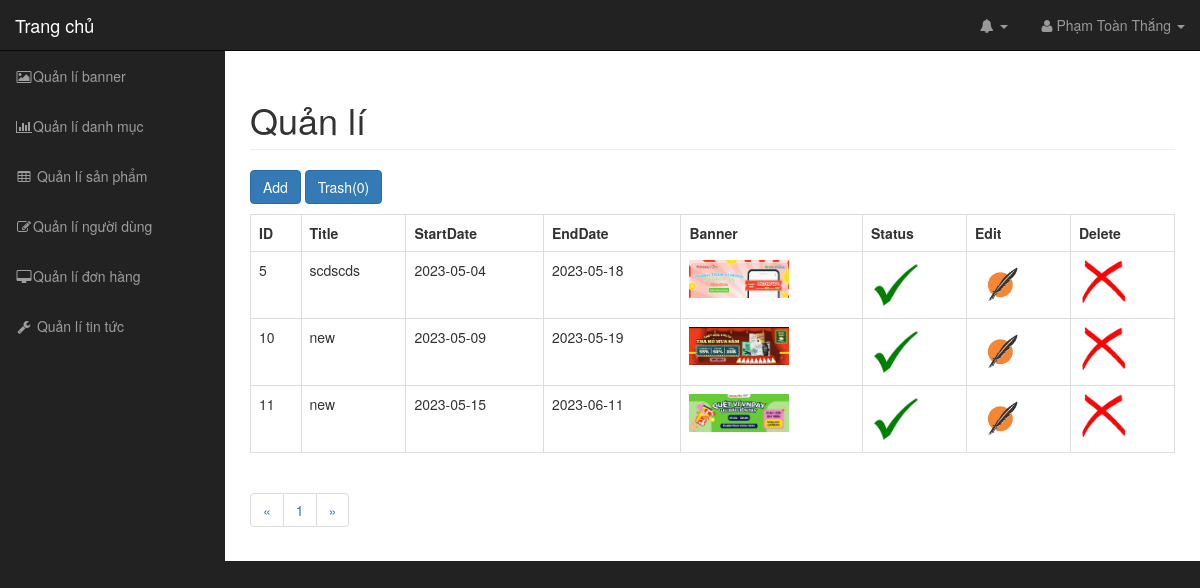
/index.php/admin/bannerList/1 (signed in), run on an earlier commit of the app's database.
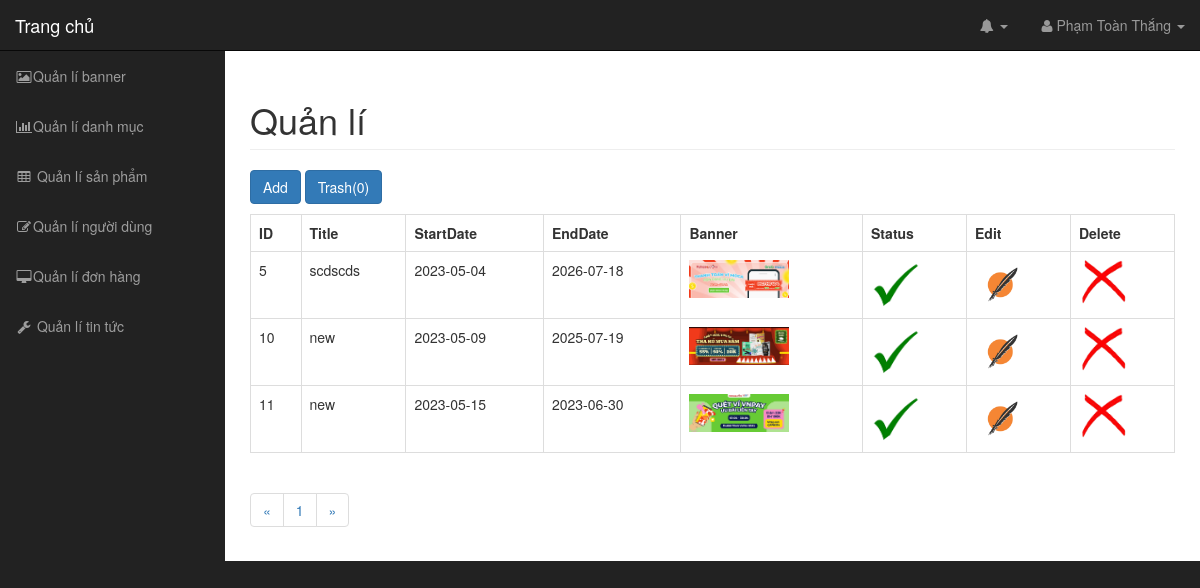
And on a later commit of the database.
### tables this page shows
CREATE TABLE `banner` (
  `id` int(10) NOT NULL,
  `image` varchar(100) NOT NULL,
  `date_start` varchar(12) NOT NULL,
  `date_end` varchar(12) NOT NULL,
  `status` tinyint(1) NOT NULL,
  `trash` tinyint(1) NOT NULL,
  `title` varchar(100) NOT NULL
);

### models/View.php (called while the page is built, shortened)
<?php
class View{
	function view($name,$data=array()){
		require "views/".$name.".php";
	}
}

### controllers/admin.php (called while the page is built, shortened)
<?php
class admin extends Controller
{
	public function __construct()
	{
		if (isset($_SESSION['user'])) {
			if ($_SESSION['role'] == 0) {
				header('Location:' . URL . 'index.php/home/login');
			} else {
				$this->p = new Paginator();
			}
		} else {
			header('Location:' . URL . 'index.php/home/login');
		}
	}
	function bannerList($page)
	{
		$cat = $this->model->getRecordByTrash('banner', 0);
		$n = count($cat);
		$config = array(
			'base_url' => URL . "index.php/admin/bannerList/",
			'total_rows' => $n,
			'per_page' => 5,
			'cur_page' => $page
		);
		$this->p->init($config);
		$data = array();
		$data['trash'] =  $this->model->getRecordByTrash('banner', 1);
		$data['banner'] = $this->model->getData('banner', $config['per_page'], $page);
		$data['paginator'] = $this->p->createLinks();
		$data['page'] = "dashboard/page/banner/list";
		$this->load->view("dashboard/index", $data);
	}
}

### index.php (called while the page is built, shortened)
<?php
require "models/Uri.php";
require "models/View.php";
require "Config/Database.php";
require "models/Database.php";
require "models/Model.php";
require "models/Pagination.php";
$Uri= new Uri();
?>

### models/Model.php (called while the page is built, shortened)
<?php
class Model
{
	function __construct()
	{
		$this->db = new Database;
		$this->c = $this->db->conn;
	}
	function setQuery($sql)
	{
		return $this->c->query($sql);
	}
	function getAll($sql)
	{
		$result = $this->setQuery($sql);
		$a = array();
		while ($row = $result->fetch_assoc()) {
			$a[] = $row;
		}
		return $a;
	}
	function getRecordByTrash($table, $trash = 0)
	{
		$sql = "SELECT * FROM $table WHERE trash=$trash";
		$result = $this->getAll($sql);
		return $result;
	}
}

### models/Database.php (called while the page is built, shortened)
<?php
class Database{
	function __construct(){
		$this->conn=new mysqli(DB_HOST,DB_USER,DB_PASS,DB_NAME);
	}
}

### views/dashboard/page/banner/list.php (the view)
<p>
	<a href="<?= URL ?>index.php/admin/addBanner"><button type="button" class="btn btn-primary">Add</button></a>
	<a href="<?= URL ?>index.php/admin/trashBanner/1"><button type="button" class="btn btn-primary">Trash(<?= count($data['trash']) ?>)</button></a>
</p>
<table class="table table-bordered table-hover">
	<tr>
		<th>ID</th>
		<th>Title</th>
		<th>StartDate</th>
		<th>EndDate</th>
		<th>Banner</th>
		<th>Status</th>
		<th>Edit</th>
		<th>Delete</th>
	</tr>
	<?php foreach ($data['banner'] as $value) : ?>
		<tr>
			<td><?= $value['id'] ?></td>
			<td><?= $value['title'] ?></td>
			<td><?= $value['date_start'] ?></td>
			<td><?= $value['date_end'] ?></td>
			<td><img style="width: 100px;" src="<?= URL ?>public/img/banner/<?= $value['image'] ?>" alt=""></td>
			<td>
				<?php
				if ($value['status'] == 0) { ?>
					<a onclick="actionChange('Ẩn Tin tức','<?= URL ?>index.php/admin/delStatusBanner/<?= $value['id'] ?>')" class="showcursor"> <img class="icon" style="width:50px;" src="<?= URL ?>public/backend/images/status.png" /></a>
				<?php } else { ?>
					<a onclick="actionChange('Hiện Tin Tức','<?= URL ?>index.php/admin/retoreStatusBanner/<?= $value['id'] ?>')" class="showcursor"> <img class="icon " style="width:50px;" src="<?= URL ?>public/backend/images/forbidden.png" /></a>
				<?php } ?>
			</td>
			<td><a href="<?= URL ?>index.php/admin/editBanner/<?= $value['id'] ?>"><img class="icon" style="width:50px;" src="<?= URL ?>public/backend/images/edit.png" /></a></td>
			<td><a onclick="actionChange('Chuyển vào trash','<?= URL ?>index.php/admin/delTempBanner/<?= $value['id'] ?>')"><img class="icon" style="width:50px;" src="<?= URL ?>public/backend/images/delete.png" /></a></td>
		</tr>
	<?php endforeach; ?>
</table>
<?= $data['paginator'] ?>

What changed in the data, as far as the page shows it:
changed banner "scdscds": date_end "2023-05-18" → "2026-07-18"
changed banner id 10: date_end "2023-05-19" → "2025-07-19"
changed banner id 11: date_end "2023-06-11" → "2023-06-30"
